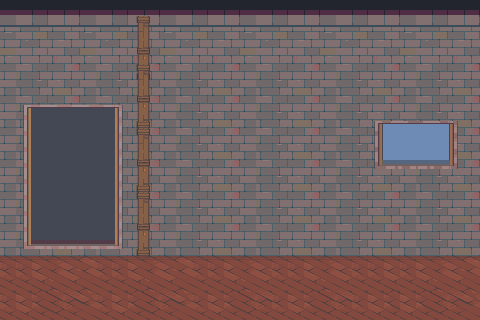

Below is a game level as drawn by its tile map, then a one-line description and the .tmx that defines it (tile-layer data replaced by summaries):
An orthogonal 30x20 tile map with 16x16 px tiles, 3 tile layers (Floor and wall, Doors, Pillar), 1 hidden layer not drawn, 6 tilesets and 8 objects.

<map version="1.10" tiledversion="1.12.1" orientation="orthogonal" renderorder="right-down" width="30" height="20" tilewidth="16" tileheight="16" infinite="0" nextlayerid="8" nextobjectid="10">
 <tileset firstgid="1" source="../tilesets/collision.tsx" />
 <tileset firstgid="1981" source="../tilesets/Interior.tsx" />
 <tileset firstgid="2813" source="../tilesets/bed_9.tsx" />
 <tileset firstgid="2814" source="../tilesets/decors_paintings_7.tsx" />
 <tileset firstgid="2815" source="../tilesets/plants_13.tsx" />
 <tileset firstgid="2816" source="../tilesets/windows_and_doors2.tsx" />
 <layer id="2" name="Floor and wall" width="30" height="20">
  <data>[600 cells, 101 non-empty, 7 distinct tile ids]</data>
 </layer>
 <objectgroup id="3" name="Objects">
  <object id="1" gid="2813" x="374.502" y="324.137" width="96.7888" height="159.207" />
  <object id="2" gid="2814" x="224.385" y="157.031" width="134.318" height="72.2946" />
  <object id="3" gid="2815" x="152.289" y="269.422" width="60.8383" height="112.196" />
 </objectgroup>
 <layer id="4" name="Doors" width="30" height="20">
  <data>[600 cells, 94 non-empty, 24 distinct tile ids]</data>
 </layer>
 <layer id="5" name="Pillar" width="30" height="20">
  <data>[600 cells, 4 non-empty, 1 distinct tile ids]</data>
 </layer>
 <layer id="1" name="Collision" width="30" height="20" visible="0">
  <data>[600 cells, 96 non-empty, 51 distinct tile ids]</data>
 </layer>
 <objectgroup id="6" name="Collision Layer" visible="0">
  <object id="4" x="0" y="0" width="480" height="16" />
  <object id="5" x="464" y="16" width="16" height="304" />
  <object id="6" x="0" y="304" width="464" height="16" />
  <object id="7" x="0" y="16" width="16" height="288" />
 </objectgroup>
 <objectgroup id="7" name="spawn" visible="0">
  <object id="9" x="80" y="304">
   <point />
  </object>
 </objectgroup>
</map>
